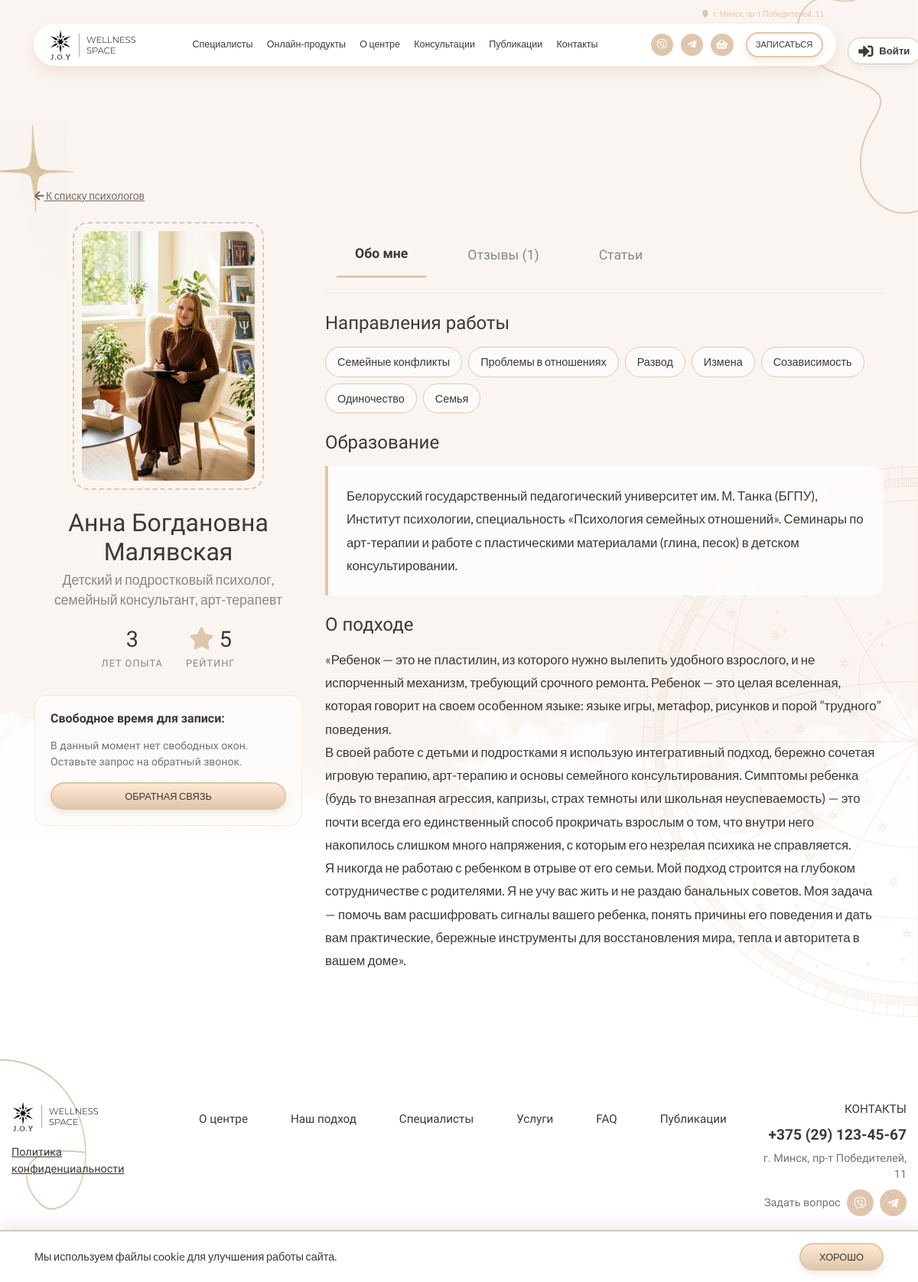
The page /profile.php?id=1 on the database its author committed.
### tables this page shows
CREATE TABLE `settings` (
  `id` int(11) NOT NULL,
  `phone` varchar(50) DEFAULT NULL,
  `email` varchar(100) DEFAULT NULL,
  `address` varchar(255) DEFAULT NULL,
  `telegram` varchar(100) DEFAULT NULL,
  `instagram` varchar(100) DEFAULT NULL,
  `work_hours` varchar(255) DEFAULT NULL
);

CREATE TABLE `specialists` (
  `id` int(11) NOT NULL,
  `user_id` int(11) NOT NULL,
  `photo` varchar(255) DEFAULT 'img/default-doc.png',
  `first_name` varchar(100) NOT NULL,
  `patronymic` varchar(100) DEFAULT NULL,
  `last_name` varchar(100) NOT NULL,
  `specialization` varchar(255) NOT NULL,
  `experience_years` int(11) NOT NULL,
  `education` text NOT NULL,
  `description` text NOT NULL,
  `work_schedule` varchar(255) DEFAULT '',
  `directions` text,
  `block1_title` varchar(255) DEFAULT NULL,
  `block1_text` text,
  `block2_title` varchar(255) DEFAULT NULL,
  `block2_text` text
);

### db.php (called while the page is built, shortened)
<?php
function getCurrentUser($pdo) {
    return null;
}
function getSettings($pdo) {
    try {
        $st = $pdo->query("SELECT * FROM settings LIMIT 1");
        return $st->fetch() ?: ['phone'=>'','email'=>'','address'=>'','telegram'=>'','instagram'=>'','work_hours'=>''];
    } catch (Exception $e) {
        return ['phone'=>'','email'=>'','address'=>'','telegram'=>'','instagram'=>'','work_hours'=>''];
    }
}
function joyViberUrl($p) {
    $d = preg_replace('/\D+/', '', (string)$p);
    return $d ? 'viber://chat?number=' . $d : '#';
}
function joyTelegramUrl($t) {
    $h = ltrim(trim((string)$t), '@');
    return $h ? 'https://t.me/' . rawurlencode($h) : '#';
}

### profile.php (the view, shortened to what this page needs)
<?php
require_once 'db.php';
$id = isset($_GET['id']) ? (int)$_GET['id'] : 0;
$st = $pdo->prepare("SELECT * FROM specialists WHERE id = ?");
$st->execute([$id]);
$spec = $st->fetch();
$stR = $pdo->prepare("SELECT r.*, u.name as client_name FROM reviews r JOIN users u ON r.user_id = u.id WHERE r.specialist_id = ? AND r.status = 'approved' ORDER BY r.created_at DESC");
$stR->execute([$id]);
$revs = $stR->fetchAll();
$avg = 0;
if (count($revs) > 0) {
    $sum = 0;
    foreach ($revs as $r) $sum += $r['rating'];
    $avg = round($sum / count($revs), 1);
}
require_once 'header.php';
?>
<section class="section" style="padding-top: 150px; padding-bottom: 100px;">
    <div class="mandala-wrapper-quiz">
        <img src="img/Group 186.png" class="rotating-mandala">
    </div>
    <div class="container">
        <div class="row mb-4">
            <div class="col-12">
                <a href="specialists.php" class="back-link" style="text-align: left;"><i class="fas fa-arrow-left"></i> К списку психологов</a>
            </div>
        </div>
        <div class="row">
            <div class="col-lg-4 mb-5 mb-lg-0 text-center">
                <div class="profile-photo-frame mb-4">
                    <img src="<?= htmlspecialchars($spec['photo']) ?>" onerror="this.src='img/Frame.png'">
                </div>
                <h2 class="profile-name mb-1"><?= htmlspecialchars($spec['first_name'] . ' ' . ($spec['patronymic'] ?? '') . ' ' . $spec['last_name']) ?></h2>
                <p class="profile-role mb-3"><?= htmlspecialchars($spec['specialization']) ?></p>
                <div class="profile-stats-container">
                    <div class="profile-stat-box">
                        <div class="profile-stat-number"><?= $spec['experience_years'] ?></div>
                        <div class="profile-stat-label">Лет опыта</div>
                    </div>
                    <div class="profile-stat-box">
                        <div class="profile-stat-number"><i class="fas fa-star rating-stars-gold"></i> <?= $avg > 0 ? $avg : '—' ?></div>
                        <div class="profile-stat-label">Рейтинг</div>
                    </div>
                </div>
                <?php
                $stS = $pdo->prepare("SELECT * FROM schedule WHERE specialist_id = ? AND is_booked = 0 AND slot_datetime > NOW() ORDER BY slot_datetime ASC LIMIT 6");
                $stS->execute([$id]);
                $slots = $stS->fetchAll();
                ?>
                <div class="card-action-request-bg text-left mb-4">
                    <h6 class="font-weight-bold mb-3">Свободное время для записи:</h6>
                    <?php if (count($slots) > 0): ?>
                        <div class="d-flex flex-wrap">
                            <?php foreach ($slots as $s):
                                $d = date('d.m', strtotime($s['slot_datetime']));
                                $t = date('H:i', strtotime($s['slot_datetime']));
                            ?>
                                <button class="btn btn-outline-dark btn-sm slot-btn-profile"
                                onclick="openAppointmentForSpec(<?= $spec['id'] ?>, '<?= htmlspecialchars($spec['first_name'].' '.$spec['last_name']) ?>', <?= $s['id'] ?>, '<?= $d ?> в <?= $t ?>', event)">
                                    <?= $d ?> | <?= $t ?>
                                </button>
                            <?php endforeach; ?>
                        </div>
                    <?php else: ?>
                        <p class="text-muted m-0 small">В данный момент нет свободных окон. Оставьте запрос на обратный звонок.</p>
                        <button class="main-button small-btn w-100 mt-3" onclick="document.getElementById('callbackModal').style.display='flex'; event.preventDefault();">Обратная связь</button>
                    <?php endif; ?>
                </div>
            </div>
            <div class="col-lg-8">
                <ul class="nav nav-tabs profile-tabs-header mb-4" id="profileTab">
                    <li class="nav-item"><a class="nav-link active" data-toggle="tab" href="#about">Обо мне</a></li>
                    <li class="nav-item"><a class="nav-link" data-toggle="tab" href="#reviews">Отзывы (<?= count($revs) ?>)</a></li>
                    <li class="nav-item"><a class="nav-link" data-toggle="tab" href="#articles">Статьи</a></li>
                </ul>
                <div class="tab-content" id="profileTabContent">
                    <div class="tab-pane fade show active" id="about">
                        <?php if(!empty($spec['directions'])): ?>
                            <div class="mb-4">
                                <h4 class="font-tenor mb-3">Направления работы</h4>
                                <div class="directions-list">
                                    <?php foreach(explode(',', $spec['directions']) as $dir): ?>
                                        <?php if(trim($dir) !== ''): ?>
                                        <span class="direction-tag"><?= htmlspecialchars(trim($dir)) ?></span>
                                        <?php endif; ?>
                                    <?php endforeach; ?>
                                </div>
                            </div>
                        <?php endif; ?>
                        <h4 class="font-tenor mb-3">Образование</h4>
                        <div class="profile-info-card">
                            <p class="m-0 profile-text-content"><?= nl2br(htmlspecialchars($spec['education'])) ?></p>
                        </div>
                        <h4 class="font-tenor mb-3">О подходе</h4>
                        <div class="mb-4 profile-text-content"> <?= nl2br(htmlspecialchars($spec['description'])) ?> </div>
                    </div>
                </div>
            </div>
        </div>
    </div>
</section>
<?php require_once 'footer.php'; ?>

### header.php (shortened to what this page needs)
<?php
require_once 'db.php';
$user = getCurrentUser($pdo);
$settings = getSettings($pdo);
$page = basename($_SERVER['PHP_SELF']);
$viber = joyViberUrl($settings['phone'] ?? '');
$tg = joyTelegramUrl($settings['telegram'] ?? '');
$bClass = '';
if ($page == 'index.php' || $page == '') { $bClass = 'home-page'; }
elseif ($page == 'services.php') { $bClass = 'services-page'; }
elseif ($page == 'catalog.php') { $bClass = 'catalog-page'; }
elseif ($page == 'publications.php') { $bClass = 'publications-page'; }
elseif ($page == 'article.php') { $bClass = 'article-page'; }
elseif ($page == 'cabinet.php') { $bClass = 'cabinet-page'; }
elseif ($page == 'specialists.php') { $bClass = 'specialists-page'; }
elseif ($page == 'contacts.php') { $bClass = 'contacts-page'; }
elseif ($page == 'profile.php') { $bClass = 'profile-page'; }
elseif ($page == 'privacy.php') { $bClass = 'privacy-page'; }
elseif ($page == 'faq.php') { $bClass = 'faq-page'; }
?>
<!DOCTYPE html>
<html lang="ru">
<head>
<link rel="stylesheet" href="https://cdn.jsdelivr.net/npm/bootstrap@4.6.2/dist/css/bootstrap.min.css">
<link rel="stylesheet" href="https://cdnjs.cloudflare.com/ajax/libs/font-awesome/5.15.4/css/all.min.css">
<link rel="stylesheet" href="joy.css?v=<?= time() ?>">
</head>
<body class="<?= $bClass ?>">
<div class="nav-container">
    <div class="user-corner user-corner--desktop d-none d-lg-flex">
        <?php if($user): ?>
            <a href="cabinet.php" class="user-link-header"><i class="fas fa-user-circle mr-2"></i> <?= htmlspecialchars($user['name']) ?></a>
        <?php else: ?>
            <a href="#" class="user-link-header" onclick="openAuthModal(event)"><i class="fas fa-sign-in-alt mr-2"></i> Войти</a>
        <?php endif; ?>
    </div>
    <div class="nav-centered">
        <div class="nav-address-row">
            <div class="address"><a href="contacts.php"><i class="fa fa-map-marker"></i> <?= htmlspecialchars($settings['address'] ?: 'г. Минск, пр-т Победителей, 11') ?></a></div>
        </div>
        <div class="nav-bar">
            <a href="index.php" class="logo-link"><img src="img/Frame.svg" class="logo"></a>
            <div class="nav-links d-none d-lg-flex">
                <a href="specialists.php" class="<?= $page == 'specialists.php' ? 'active-link' : '' ?>">Специалисты</a>
                <a href="catalog.php" class="<?= $page == 'catalog.php' ? 'active-link' : '' ?>">Онлайн-продукты</a>
                <a href="index.php#section-2">О центре</a>
                <a href="services.php" class="<?= $page == 'services.php' ? 'active-link' : '' ?>">Консультации</a>
                <a href="publications.php" class="<?= ($page == 'publications.php' || $page == 'article.php') ? 'active-link' : '' ?>">Публикации</a>
                <a href="contacts.php" class="<?= $page == 'contacts.php' ? 'active-link' : '' ?>">Контакты</a>
            </div>
            <div class="nav-actions">
                <div class="nav-actions-desktop d-none d-lg-flex align-items-center">
                    <div class="social-icons">
                        <a href="<?= htmlspecialchars($viber) ?>"><i class="fab fa-viber"></i></a>
                        <a href="<?= htmlspecialchars($tg) ?>" target="_blank"><i class="fab fa-telegram-plane"></i></a>
                        <a href="cabinet.php?tab=cart">
                            <i class="fas fa-shopping-basket"></i>
                        </a>
                    </div>
                    <a href="#" class="appointment-button" onclick="openAppointment(event)">Записаться</a>
                </div>
            </div>
        </div>
    </div>
</div>

### footer.php (shortened to what this page needs)
<?php
$set = getSettings($pdo);
?>
<section id="section-11" class="section section-11">
    <div class="container footer-container">
        <div class="footer-main">
            <div class="footer-row first-row d-flex justify-content-between align-items-start">
                <div class="footer-left d-flex flex-column">
                    <a href="index.php" class="logo-link mb-3"><img src="img/Frame.svg" alt="Logo" class="logo"></a>
                    <a href="privacy.php" class="legal-link mt-auto">Политика конфиденциальности</a>
                </div>
                <div class="footer-nav d-flex justify-content-center align-items-center flex-grow-1 px-3">
                    <a href="index.php#section-2" class="nav-link">О центре</a>
                    <a href="index.php#section-3" class="nav-link">Наш подход</a>
                    <a href="specialists.php" class="nav-link">Специалисты</a>
                    <a href="services.php" class="nav-link">Услуги</a>
                    <a href="faq.php" class="nav-link">FAQ</a>
                    <a href="publications.php" class="nav-link">Публикации</a>
                </div>
                <div class="footer-contacts text-right">
                    <a href="index.php#section-10" class="nav-link p-0 mb-2 d-block text-uppercase" style="font-family: 'Tenor Sans';">КОНТАКТЫ</a>
                    <div class="contact-phone font-weight-bold" style="font-size: 1.2rem;"><?= htmlspecialchars($set['phone']) ?></div>
                    <div class="contact-address text-muted mb-2" style="font-size: 0.9rem;"><?= htmlspecialchars($set['address']) ?></div>
                    <div class="contact-question d-flex align-items-center justify-content-end">
                        <span class="mr-2 text-muted" style="font-size: 0.9rem;">Задать вопрос</span>
                        <a href="<?= htmlspecialchars(joyViberUrl($set['phone'] ?? '')) ?>" class="social-icon viber"><i class="fab fa-viber"></i></a>
                        <a href="<?= htmlspecialchars(joyTelegramUrl($set['telegram'] ?? '')) ?>" class="social-icon telegram ml-2"><i class="fab fa-telegram-plane"></i></a>
                    </div>
                </div>
            </div>
        </div>
        <div class="footer-copyright">J.O.Y Wellness space 2026 ©</div>
    </div>
</section>
<?php if(!isset($_COOKIE['joy_privacy'])): ?>
<div class="cookie-banner">
    <div class="container">
        <div class="row align-items-center">
            <div class="col-md-9"><p class="small m-0">Мы используем файлы cookie для улучшения работы сайта.</p></div>
            <div class="col-md-3 text-md-right"><form method="POST"><button type="submit" name="accept_cookies" class="main-button small-btn">Хорошо</button></form></div>
        </div>
    </div>
</div>
<?php endif; ?>
</body>
</html>

### rows shown on the page
settings: address "г. Минск, пр-т Победителей, 11", phone "+375 (29) 123-45-67"
specialists: photo (picture), first_name+patronymic+last_name "Анна Богдановна Малявская", specialization "Детский и подростковый психолог, семейный консультант, арт-терапевт", experience_years "3", directions "Семейные конфликты", directions "Проблемы в отношениях", directions "Развод", directions "Измена", directions "Созависимость", directions "Одиночество", directions "Семья", education "Белорусский государственный педагогический университет им. М. Танка (БГПУ), Институт психологии, специальность «Психология семейных отношений». Семинары по арт-терапии и работе с пластическими материалами (глина, песок) в детском консультировании.", description "«Ребенок — это не пластилин, из которого нужно вылепить удобного взрослого, и не испорченный механизм, требующий срочного ремонта. Ребенок — это целая вселенная, которая говорит на своем особенном языке: языке игры, метафор, рисунков и порой ”трудного” поведения. В своей работе с детьми и подростками я использую интегративный подход, бережно сочетая игровую терапию, арт-терапию и основы семейного консультирования. Симптомы ребенка (будь то внезапная агрессия, капризы, страх темноты или школьная неуспеваемость) — это почти всегда его единственный способ прокричать взрослым о том, что внутри него накопилось слишком много напряжения, с которым его незрелая психика не справляется. Я никогда не…"

### other values the page prints
$avg "5"
count($revs) "1"
